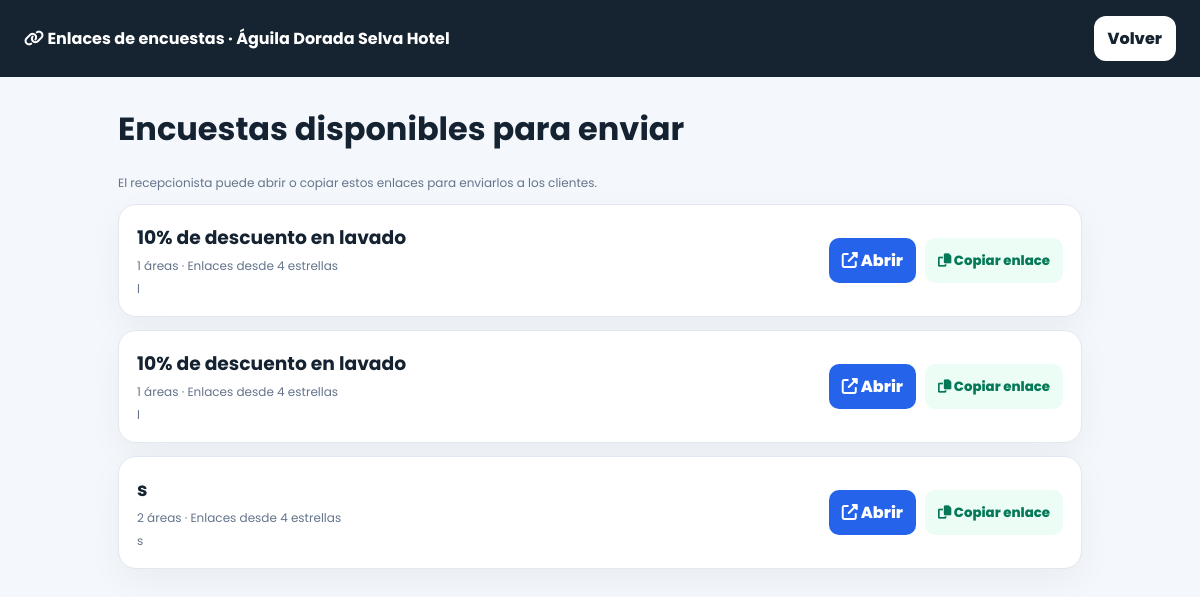
The page /views/encuestas_enlaces.php (signed in) on the database its author committed.
### tables this page shows
CREATE TABLE `hoteles` (
  `id_hotel` int(11) NOT NULL,
  `id_plan` int(11) DEFAULT NULL,
  `ruc` varchar(20) NOT NULL,
  `razon_social` varchar(180) NOT NULL,
  `nombre_comercial` varchar(140) NOT NULL,
  `slug` varchar(90) NOT NULL,
  `gestion_por_habitacion` tinyint(1) NOT NULL DEFAULT 0,
  `direccion` varchar(220) DEFAULT NULL,
  `email` varchar(120) DEFAULT NULL,
  `whatsapp` varchar(30) DEFAULT NULL,
  `fecha_inicio_plan` date NOT NULL,
  `fecha_fin_plan` date NOT NULL,
  `estado` enum('ACTIVO','VENCIDO','SUSPENDIDO') NOT NULL DEFAULT 'ACTIVO',
  `fecha_registro` timestamp NULL DEFAULT current_timestamp()
);

CREATE TABLE `encuestas` (
  `id_encuesta` int(11) NOT NULL,
  `id_hotel` int(11) NOT NULL,
  `titulo` varchar(180) NOT NULL,
  `descripcion` text DEFAULT NULL,
  `umbral_publicar` decimal(3,2) NOT NULL DEFAULT 4.00,
  `estado` enum('ACTIVA','INACTIVA') NOT NULL DEFAULT 'ACTIVA',
  `fecha_creacion` datetime NOT NULL DEFAULT current_timestamp()
);

### views/encuestas_enlaces.php (the view, shortened to what this page needs)
<?php
$db=(new Database())->connect();$idHotel=(int)id_hotel_actual();
$st=$db->prepare("SELECT nombre_comercial,slug FROM hoteles WHERE id_hotel=? LIMIT 1");$st->execute([$idHotel]);$hotel=$st->fetch(PDO::FETCH_ASSOC)?:[];
$st=$db->prepare("SELECT e.id_encuesta,e.titulo,e.descripcion,e.umbral_publicar,COUNT(a.id_area) total_areas FROM encuestas e LEFT JOIN encuesta_areas a ON a.id_encuesta=e.id_encuesta WHERE e.id_hotel=? AND e.estado='ACTIVA' GROUP BY e.id_encuesta ORDER BY e.id_encuesta DESC");$st->execute([$idHotel]);$encuestas=$st->fetchAll(PDO::FETCH_ASSOC);
$scheme=(!empty($_SERVER['HTTPS'])&&$_SERVER['HTTPS']!=='off')?'https':'http';$host=$_SERVER['HTTP_HOST']??'localhost';$base=rtrim(dirname($_SERVER['SCRIPT_NAME']??''),'/');
?><!doctype html><html lang="es"><head><link rel="stylesheet" href="https://cdnjs.cloudflare.com/ajax/libs/font-awesome/6.4.0/css/all.min.css"></head><body><header class="top"><b><i class="fa-solid fa-link"></i> Enlaces de encuestas · <?=htmlspecialchars($hotel['nombre_comercial']??'Hotel')?></b><a href="recepcion.php">Volver</a></header><main class="wrap"><h1>Encuestas disponibles para enviar</h1><p class="small">El recepcionista puede abrir o copiar estos enlaces para enviarlos a los clientes.</p><?php foreach($encuestas as $e):$url=$scheme.'://'.$host.$base.'/encuesta_publica.php?hotel='.rawurlencode($hotel['slug']??'').'&encuesta='.(int)$e['id_encuesta'];?><section class="card"><div class="row"><div><h3 style="margin:0 0 5px"><?=htmlspecialchars($e['titulo'])?></h3><div class="small"><?=(int)$e['total_areas']?> áreas · Enlaces desde <?=number_format((float)$e['umbral_publicar'],0)?> estrellas</div><?php if($e['descripcion']):?><div class="small" style="margin-top:5px"><?=htmlspecialchars($e['descripcion'])?></div><?php endif;?></div><div class="actions"><a class="btn open" href="<?=htmlspecialchars($url)?>" target="_blank"><i class="fa-solid fa-up-right-from-square"></i> Abrir</a><button class="btn copy" onclick='copiar(<?=json_encode($url)?>)'><i class="fa-solid fa-copy"></i> Copiar enlace</button></div></div></section><?php endforeach;?></main></body></html>

### views/encuestas_enlaces.php (style rules this page uses)
* { box-sizing:border-box }
body { margin:0;background:#f4f7fb;color:#152231;font-family:Poppins }
.top { background:#162330;color:#fff;padding:16px 24px;display:flex;justify-content:space-between;align-items:center }
.top a { background:#fff;color:#162330;padding:10px 14px;border-radius:12px;text-decoration:none;font-weight:800 }
.wrap { max-width:1000px;margin:28px auto;padding:0 18px }
.card { background:#fff;border:1px solid #e2e8f0;border-radius:18px;padding:18px;margin-bottom:13px;box-shadow:0 12px 35px #0f172a0c }
.row { display:flex;justify-content:space-between;align-items:center;gap:14px;flex-wrap:wrap }
.small { font-size:12px;color:#64748b }
.actions { display:flex;gap:9px }
.btn { border:0;border-radius:10px;padding:10px 13px;font-weight:800;font-family:Poppins;cursor:pointer;text-decoration:none }
.open { background:#2563eb;color:#fff }
.copy { background:#ecfdf5;color:#047857 }

### rows shown on the page
hoteles: nombre_comercial "Águila Dorada Selva Hotel"
encuestas: titulo "10% de descuento en lavado", total_areas "1", umbral_publicar "4", descripcion "l"
encuestas: titulo "10% de descuento en lavado", total_areas "1", umbral_publicar "4", descripcion "l"
encuestas: titulo "s", total_areas "2", umbral_publicar "4", descripcion "s"
